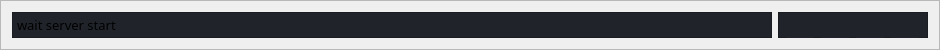
           <widget class="QFrame" name="contentTopBg">
            <property name="minimumSize">
             <size>
              <width>940</width>
              <height>50</height>
             </size>
            </property>
            <property name="maximumSize">
             <size>
              <width>16777215</width>
              <height>50</height>
             </size>
            </property>
            <property name="frameShape">
             <enum>QFrame::Shape::StyledPanel</enum>
            </property>
            <property name="frameShadow">
             <enum>QFrame::Shadow::Raised</enum>
            </property>
            <layout class="QHBoxLayout" name="horizontalLayout_22">
             <item>
              <widget class="QFrame" name="leftBox">
               <property name="styleSheet">
                <string notr="true">QFrame{
	
	background-color: rgb(32, 36, 42);
}</string>
               </property>
               <property name="frameShape">
                <enum>QFrame::Shape::StyledPanel</enum>
               </property>
               <property name="frameShadow">
                <enum>QFrame::Shadow::Raised</enum>
               </property>
               <layout class="QVBoxLayout" name="verticalLayout_20">
                <property name="spacing">
                 <number>0</number>
                </property>
                <property name="leftMargin">
                 <number>4</number>
                </property>
                <property name="topMargin">
                 <number>0</number>
                </property>
                <property name="rightMargin">
                 <number>0</number>
                </property>
                <property name="bottomMargin">
                 <number>0</number>
                </property>
                <item>
                 <widget class="QLabel" name="wait_for_client_link">
                  <property name="minimumSize">
                   <size>
                    <width>150</width>
                    <height>0</height>
                   </size>
                  </property>
                  <property name="maximumSize">
                   <size>
                    <width>150</width>
                    <height>16777215</height>
                   </size>
                  </property>
                  <property name="font">
                   <font>
                    <family>Microsoft Yahei</family>
                    <pointsize>10</pointsize>
                    <italic>false</italic>
                    <bold>false</bold>
                   </font>
                  </property>
                  <property name="mouseTracking">
                   <bool>true</bool>
                  </property>
                  <property name="styleSheet">
                   <string notr="true">font-family: &quot;Microsoft Yahei&quot;;
background-color: rgb(32, 36, 42);
</string>
                  </property>
                  <property name="text">
                   <string>&lt;html&gt;&lt;head/&gt;&lt;body&gt;&lt;p&gt;wait server start&lt;/p&gt;&lt;/body&gt;&lt;/html&gt;</string>
                  </property>
                 </widget>
                </item>
               </layout>
              </widget>
             </item>
             <item>
              <widget class="QFrame" name="rightButtons">
               <property name="minimumSize">
                <size>
                 <width>0</width>
                 <height>0</height>
                </size>
               </property>
               <property name="maximumSize">
                <size>
                 <width>150</width>
                 <height>16777215</height>
                </size>
               </property>
               <property name="styleSheet">
                <string notr="true">background-color: rgb(32, 36, 42);</string>
               </property>
               <property name="frameShape">
                <enum>QFrame::Shape::StyledPanel</enum>
               </property>
               <property name="frameShadow">
                <enum>QFrame::Shadow::Raised</enum>
               </property>
               <layout class="QHBoxLayout" name="horizontalLayout_23">
                <property name="spacing">
                 <number>0</number>
                </property>
                <property name="leftMargin">
                 <number>0</number>
                </property>
                <property name="topMargin">
                 <number>0</number>
                </property>
                <property name="rightMargin">
                 <number>0</number>
                </property>
                <property name="bottomMargin">
                 <number>0</number>
                </property>
                <item>
                 <widget class="QPushButton" name="windows_top_btn">
                  <property name="minimumSize">
                   <size>
                    <width>28</width>
                    <height>28</height>
                   </size>
                  </property>
                  <property name="maximumSize">
                   <size>
                    <width>28</width>
                    <height>28</height>
                   </size>
                  </property>
                  <property name="cursor">
                   <cursorShape>PointingHandCursor</cursorShape>
                  </property>
                  <property name="mouseTracking">
                   <bool>true</bool>
                  </property>
                  <property name="toolTip">
                   <string>Close</string>
                  </property>
                  <property name="styleSheet">
                   <string notr="true">QPushButton {
	border: 2px;
    background-position: center;
    background-repeat: no-repeat;
	background-image: url(:/forms/icons/cil-notes.png);
	border-radius: 0px;
}

QPushButton:hover {
	background-color: rgb(57, 65, 80);
	border: none;
}</string>
                  </property>
                  <property name="text">
                   <string/>
                  </property>
                  <property name="icon">
                   <iconset>
                    <normaloff>:/icon/uiimage/button/icons/cil-library.png</normaloff>:/icon/uiimage/button/icons/cil-library.png</iconset>
                  </property>
                  <property name="iconSize">
                   <size>
                    <width>20</width>
                    <height>20</height>
                   </size>
                  </property>
                 </widget>
                </item>
                <item>
                 <widget class="QPushButton" name="minimizeAppbtn">
                  <property name="minimumSize">
                   <size>
                    <width>28</width>
                    <height>28</height>
                   </size>
                  </property>
                  <property name="maximumSize">
                   <size>
                    <width>28</width>
                    <height>28</height>
                   </size>
                  </property>
                  <property name="cursor">
                   <cursorShape>PointingHandCursor</cursorShape>
                  </property>
                  <property name="mouseTracking">
                   <bool>true</bool>
                  </property>
                  <property name="toolTip">
                   <string>Minimize</string>
                  </property>
                  <property name="styleSheet">
                   <string notr="true">QPushButton {
	border: 2px;
    background-position: center;
    background-repeat: no-repeat;
	background-image: url(:/forms/icons/cil-window-minimize.png);
	border-radius: 0px;
}

QPushButton:hover {
	background-color: rgb(57, 65, 80);
	border: none;
}</string>
                  </property>
                  <property name="text">
                   <string/>
                  </property>
                  <property name="icon">
                   <iconset>
                    <normaloff>icons/cil-window-minimize.png</normaloff>icons/cil-window-minimize.png</iconset>
                  </property>
                  <property name="iconSize">
                   <size>
                    <width>20</width>
                    <height>20</height>
                   </size>
                  </property>
                 </widget>
                </item>
                <item>
                 <widget class="QPushButton" name="maximizeRestoreAppbtn">
                  <property name="minimumSize">
                   <size>
                    <width>28</width>
                    <height>28</height>
                   </size>
                  </property>
                  <property name="maximumSize">
                   <size>
                    <width>28</width>
                    <height>28</height>
                   </size>
                  </property>
                  <property name="font">
                   <font>
                    <family>Segoe UI</family>
                    <pointsize>10</pointsize>
                    <italic>false</italic>
                    <bold>false</bold>
                    <stylestrategy>PreferDefault</stylestrategy>
                   </font>
                  </property>
                  <property name="cursor">
                   <cursorShape>PointingHandCursor</cursorShape>
                  </property>
                  <property name="mouseTracking">
                   <bool>true</bool>
                  </property>
                  <property name="toolTip">
                   <string>Maximize</string>
                  </property>
                  <property name="styleSheet">
                   <string notr="true">QPushButton {
	border: 2px;
    background-position: center;
    background-repeat: no-repeat;
	background-image: url(:/forms/icons/cil-window-maximize.png);
	border-radius: 0px;
}

QPushButton:hover {
	background-color: rgb(57, 65, 80);
	border: none;
}</string>
                  </property>
                  <property name="text">
                   <string/>
                  </property>
                  <property name="icon">
                   <iconset>
                    <normaloff>icons/cil-window-maximize.png</normaloff>icons/cil-window-maximize.png</iconset>
                  </property>
                  <property name="iconSize">
                   <size>
                    <width>20</width>
                    <height>20</height>
                   </size>
                  </property>
                 </widget>
                </item>
                <item>
                 <widget class="QPushButton" name="closeAppbtn">
                  <property name="minimumSize">
                   <size>
                    <width>28</width>
                    <height>28</height>
                   </size>
                  </property>
                  <property name="maximumSize">
                   <size>
                    <width>28</width>
                    <height>28</height>
                   </size>
                  </property>
                  <property name="cursor">
                   <cursorShape>PointingHandCursor</cursorShape>
                  </property>
                  <property name="mouseTracking">
                   <bool>true</bool>
                  </property>
                  <property name="toolTip">
                   <string>Close</string>
                  </property>
                  <property name="styleSheet">
                   <string notr="true">QPushButton {
	border: 2px;
    background-position: center;
    background-repeat: no-repeat;
	background-image: url(:/forms/icons/cil-exit-to-app.png);
	border-radius: 0px;
}

QPushButton:hover {
	background-color: rgb(57, 65, 80);
	border: none;
}</string>
                  </property>
                  <property name="text">
                   <string/>
                  </property>
                  <property name="icon">
                   <iconset>
                    <normaloff>icons/cil-exit-to-app.png</normaloff>icons/cil-exit-to-app.png</iconset>
                  </property>
                  <property name="iconSize">
                   <size>
                    <width>20</width>
                    <height>20</height>
                   </size>
                  </property>
                 </widget>
                </item>
               </layout>
              </widget>
             </item>
            </layout>
           </widget>
